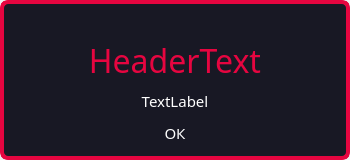
<?xml version="1.0" encoding="UTF-8"?>
<ui version="4.0">
 <class>Dialog</class>
 <widget class="QDialog" name="Dialog">
  <property name="geometry">
   <rect>
    <x>0</x>
    <y>0</y>
    <width>350</width>
    <height>160</height>
   </rect>
  </property>
  <property name="windowTitle">
   <string>Dialog</string>
  </property>
  <property name="styleSheet">
   <string notr="true">*{
color: white;
}
</string>
  </property>
  <property name="sizeGripEnabled">
   <bool>false</bool>
  </property>
  <layout class="QVBoxLayout" name="verticalLayout">
   <property name="spacing">
    <number>0</number>
   </property>
   <property name="leftMargin">
    <number>0</number>
   </property>
   <property name="topMargin">
    <number>0</number>
   </property>
   <property name="rightMargin">
    <number>0</number>
   </property>
   <property name="bottomMargin">
    <number>0</number>
   </property>
   <item>
    <widget class="QFrame" name="frame">
     <property name="styleSheet">
      <string notr="true">background-color: rgb(24,24,36);
border: 4px solid rgb(230,5,64);
border-radius: 8px</string>
     </property>
     <property name="frameShape">
      <enum>QFrame::StyledPanel</enum>
     </property>
     <property name="frameShadow">
      <enum>QFrame::Raised</enum>
     </property>
     <layout class="QHBoxLayout" name="horizontalLayout">
      <item>
       <widget class="QFrame" name="frame_2">
        <property name="styleSheet">
         <string notr="true">border:none;</string>
        </property>
        <property name="frameShape">
         <enum>QFrame::StyledPanel</enum>
        </property>
        <property name="frameShadow">
         <enum>QFrame::Raised</enum>
        </property>
        <layout class="QVBoxLayout">
         <property name="spacing">
          <number>0</number>
         </property>
         <property name="leftMargin">
          <number>0</number>
         </property>
         <property name="topMargin">
          <number>0</number>
         </property>
         <property name="rightMargin">
          <number>0</number>
         </property>
         <property name="bottomMargin">
          <number>0</number>
         </property>
         <item>
          <widget class="QFrame" name="gripFrame">
           <property name="minimumSize">
            <size>
             <width>0</width>
             <height>25</height>
            </size>
           </property>
           <property name="styleSheet">
            <string notr="true">background-color: rgb(24,24,36);</string>
           </property>
           <property name="frameShape">
            <enum>QFrame::StyledPanel</enum>
           </property>
           <property name="frameShadow">
            <enum>QFrame::Raised</enum>
           </property>
          </widget>
         </item>
         <item alignment="Qt::AlignTop">
          <widget class="QFrame" name="frame_4">
           <property name="sizePolicy">
            <sizepolicy hsizetype="Preferred" vsizetype="Expanding">
             <horstretch>0</horstretch>
             <verstretch>0</verstretch>
            </sizepolicy>
           </property>
           <property name="styleSheet">
            <string notr="true">background-color: rgb(24,24,36);</string>
           </property>
           <property name="frameShape">
            <enum>QFrame::StyledPanel</enum>
           </property>
           <property name="frameShadow">
            <enum>QFrame::Raised</enum>
           </property>
           <layout class="QVBoxLayout" name="verticalLayout_2">
            <property name="spacing">
             <number>0</number>
            </property>
            <property name="leftMargin">
             <number>0</number>
            </property>
            <property name="topMargin">
             <number>0</number>
            </property>
            <property name="rightMargin">
             <number>0</number>
            </property>
            <property name="bottomMargin">
             <number>0</number>
            </property>
            <item>
             <widget class="QLabel" name="messageHeader">
              <property name="font">
               <font>
                <family>Bahnschrift</family>
                <pointsize>24</pointsize>
               </font>
              </property>
              <property name="styleSheet">
               <string notr="true">color:rgb(230,5,64);</string>
              </property>
              <property name="text">
               <string>HeaderText</string>
              </property>
              <property name="alignment">
               <set>Qt::AlignCenter</set>
              </property>
             </widget>
            </item>
           </layout>
          </widget>
         </item>
         <item>
          <widget class="QFrame" name="frame_3">
           <property name="sizePolicy">
            <sizepolicy hsizetype="Preferred" vsizetype="Expanding">
             <horstretch>0</horstretch>
             <verstretch>0</verstretch>
            </sizepolicy>
           </property>
           <property name="styleSheet">
            <string notr="true">background-color: rgb(24,24,36);</string>
           </property>
           <property name="frameShape">
            <enum>QFrame::StyledPanel</enum>
           </property>
           <property name="frameShadow">
            <enum>QFrame::Raised</enum>
           </property>
           <layout class="QVBoxLayout" name="verticalLayout_3">
            <property name="spacing">
             <number>0</number>
            </property>
            <property name="leftMargin">
             <number>0</number>
            </property>
            <property name="topMargin">
             <number>0</number>
            </property>
            <property name="rightMargin">
             <number>0</number>
            </property>
            <property name="bottomMargin">
             <number>0</number>
            </property>
            <item>
             <widget class="QLabel" name="messageText">
              <property name="font">
               <font>
                <family>Bahnschrift</family>
                <pointsize>11</pointsize>
               </font>
              </property>
              <property name="text">
               <string>TextLabel</string>
              </property>
              <property name="alignment">
               <set>Qt::AlignCenter</set>
              </property>
             </widget>
            </item>
            <item>
             <widget class="QPushButton" name="messageButton">
              <property name="font">
               <font>
                <family>Bahnschrift</family>
                <pointsize>11</pointsize>
               </font>
              </property>
              <property name="cursor">
               <cursorShape>PointingHandCursor</cursorShape>
              </property>
              <property name="styleSheet">
               <string notr="true">QPushButton{
border:3px solid  rgb(24,24,36);
}
QPushButton:hover:!pressed
{
border: 3px solid rgb(230,5,64);
border-radius: 7px;
bacground-color: rgb(17,16,26);

}</string>
              </property>
              <property name="text">
               <string>ОК</string>
              </property>
             </widget>
            </item>
           </layout>
          </widget>
         </item>
        </layout>
       </widget>
      </item>
     </layout>
    </widget>
   </item>
  </layout>
 </widget>
 <resources/>
 <connections/>
</ui>
